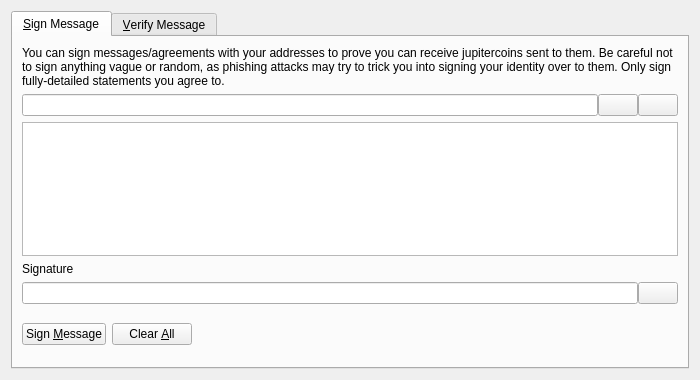
<?xml version="1.0" encoding="UTF-8"?>
<ui version="4.0">
 <class>SignVerifyMessageDialog</class>
 <widget class="QDialog" name="SignVerifyMessageDialog">
  <property name="geometry">
   <rect>
    <x>0</x>
    <y>0</y>
    <width>700</width>
    <height>380</height>
   </rect>
  </property>
  <property name="windowTitle">
   <string>Signatures - Sign / Verify a Message</string>
  </property>
  <property name="modal">
   <bool>true</bool>
  </property>
  <layout class="QVBoxLayout" name="verticalLayout">
   <item>
    <widget class="QTabWidget" name="tabWidget">
     <property name="currentIndex">
      <number>0</number>
     </property>
     <widget class="QWidget" name="tabSignMessage">
      <attribute name="title">
       <string>&amp;Sign Message</string>
      </attribute>
      <layout class="QVBoxLayout" name="verticalLayout_SM">
       <item>
        <widget class="QLabel" name="infoLabel_SM">
         <property name="text">
          <string>You can sign messages/agreements with your addresses to prove you can receive jupitercoins sent to them. Be careful not to sign anything vague or random, as phishing attacks may try to trick you into signing your identity over to them. Only sign fully-detailed statements you agree to.</string>
         </property>
         <property name="textFormat">
          <enum>Qt::PlainText</enum>
         </property>
         <property name="wordWrap">
          <bool>true</bool>
         </property>
        </widget>
       </item>
       <item>
        <layout class="QHBoxLayout" name="horizontalLayout_1_SM">
         <property name="spacing">
          <number>0</number>
         </property>
         <item>
          <widget class="QValidatedLineEdit" name="addressIn_SM">
           <property name="toolTip">
            <string>The Jupitercoin address to sign the message with</string>
           </property>
          </widget>
         </item>
         <item>
          <widget class="QPushButton" name="addressBookButton_SM">
           <property name="toolTip">
            <string>Choose previously used address</string>
           </property>
           <property name="text">
            <string/>
           </property>
           <property name="icon">
            <iconset resource="../bitcoin.qrc">
             <normaloff>:/icons/address-book</normaloff>:/icons/address-book</iconset>
           </property>
           <property name="shortcut">
            <string>Alt+A</string>
           </property>
           <property name="autoDefault">
            <bool>false</bool>
           </property>
          </widget>
         </item>
         <item>
          <widget class="QPushButton" name="pasteButton_SM">
           <property name="toolTip">
            <string>Paste address from clipboard</string>
           </property>
           <property name="text">
            <string/>
           </property>
           <property name="icon">
            <iconset resource="../bitcoin.qrc">
             <normaloff>:/icons/editpaste</normaloff>:/icons/editpaste</iconset>
           </property>
           <property name="shortcut">
            <string>Alt+P</string>
           </property>
           <property name="autoDefault">
            <bool>false</bool>
           </property>
          </widget>
         </item>
        </layout>
       </item>
       <item>
        <widget class="QPlainTextEdit" name="messageIn_SM">
         <property name="toolTip">
          <string>Enter the message you want to sign here</string>
         </property>
        </widget>
       </item>
       <item>
        <widget class="QLabel" name="signatureLabel_SM">
         <property name="text">
          <string>Signature</string>
         </property>
         <property name="textFormat">
          <enum>Qt::PlainText</enum>
         </property>
        </widget>
       </item>
       <item>
        <layout class="QHBoxLayout" name="horizontalLayout_2_SM">
         <property name="spacing">
          <number>0</number>
         </property>
         <item>
          <widget class="QLineEdit" name="signatureOut_SM">
           <property name="font">
            <font>
             <italic>true</italic>
            </font>
           </property>
           <property name="readOnly">
            <bool>true</bool>
           </property>
          </widget>
         </item>
         <item>
          <widget class="QPushButton" name="copySignatureButton_SM">
           <property name="toolTip">
            <string>Copy the current signature to the system clipboard</string>
           </property>
           <property name="text">
            <string/>
           </property>
           <property name="icon">
            <iconset resource="../bitcoin.qrc">
             <normaloff>:/icons/editcopy</normaloff>:/icons/editcopy</iconset>
           </property>
           <property name="autoDefault">
            <bool>false</bool>
           </property>
          </widget>
         </item>
        </layout>
       </item>
       <item>
        <layout class="QHBoxLayout" name="horizontalLayout_3_SM">
         <item>
          <widget class="QPushButton" name="signMessageButton_SM">
           <property name="toolTip">
            <string>Sign the message to prove you own this Jupitercoin address</string>
           </property>
           <property name="text">
            <string>Sign &amp;Message</string>
           </property>
           <property name="icon">
            <iconset resource="../bitcoin.qrc">
             <normaloff>:/icons/edit</normaloff>:/icons/edit</iconset>
           </property>
           <property name="autoDefault">
            <bool>false</bool>
           </property>
          </widget>
         </item>
         <item>
          <widget class="QPushButton" name="clearButton_SM">
           <property name="toolTip">
            <string>Reset all sign message fields</string>
           </property>
           <property name="text">
            <string>Clear &amp;All</string>
           </property>
           <property name="icon">
            <iconset resource="../bitcoin.qrc">
             <normaloff>:/icons/remove</normaloff>:/icons/remove</iconset>
           </property>
           <property name="autoDefault">
            <bool>false</bool>
           </property>
          </widget>
         </item>
         <item>
          <spacer name="horizontalSpacer_1_SM">
           <property name="orientation">
            <enum>Qt::Horizontal</enum>
           </property>
           <property name="sizeHint" stdset="0">
            <size>
             <width>40</width>
             <height>48</height>
            </size>
           </property>
          </spacer>
         </item>
         <item>
          <widget class="QLabel" name="statusLabel_SM">
           <property name="font">
            <font>
             <weight>75</weight>
             <bold>true</bold>
            </font>
           </property>
           <property name="text">
            <string/>
           </property>
           <property name="wordWrap">
            <bool>true</bool>
           </property>
          </widget>
         </item>
         <item>
          <spacer name="horizontalSpacer_2_SM">
           <property name="orientation">
            <enum>Qt::Horizontal</enum>
           </property>
           <property name="sizeHint" stdset="0">
            <size>
             <width>40</width>
             <height>48</height>
            </size>
           </property>
          </spacer>
         </item>
        </layout>
       </item>
      </layout>
     </widget>
     <widget class="QWidget" name="tabVerifyMessage">
      <attribute name="title">
       <string>&amp;Verify Message</string>
      </attribute>
      <layout class="QVBoxLayout" name="verticalLayout_VM">
       <item>
        <widget class="QLabel" name="infoLabel_VM">
         <property name="text">
          <string>Enter the receiver's address, message (ensure you copy line breaks, spaces, tabs, etc. exactly) and signature below to verify the message. Be careful not to read more into the signature than what is in the signed message itself, to avoid being tricked by a man-in-the-middle attack. Note that this only proves the signing party receives with the address, it cannot prove sendership of any transaction!</string>
         </property>
         <property name="textFormat">
          <enum>Qt::PlainText</enum>
         </property>
         <property name="alignment">
          <set>Qt::AlignLeading|Qt::AlignLeft|Qt::AlignTop</set>
         </property>
         <property name="wordWrap">
          <bool>true</bool>
         </property>
        </widget>
       </item>
       <item>
        <layout class="QHBoxLayout" name="horizontalLayout_1_VM">
         <property name="spacing">
          <number>0</number>
         </property>
         <item>
          <widget class="QValidatedLineEdit" name="addressIn_VM">
           <property name="toolTip">
            <string>The Jupitercoin address the message was signed with</string>
           </property>
          </widget>
         </item>
         <item>
          <widget class="QPushButton" name="addressBookButton_VM">
           <property name="toolTip">
            <string>Choose previously used address</string>
           </property>
           <property name="text">
            <string/>
           </property>
           <property name="icon">
            <iconset resource="../bitcoin.qrc">
             <normaloff>:/icons/address-book</normaloff>:/icons/address-book</iconset>
           </property>
           <property name="shortcut">
            <string>Alt+A</string>
           </property>
           <property name="autoDefault">
            <bool>false</bool>
           </property>
          </widget>
         </item>
        </layout>
       </item>
       <item>
        <widget class="QPlainTextEdit" name="messageIn_VM"/>
       </item>
       <item>
        <widget class="QValidatedLineEdit" name="signatureIn_VM"/>
       </item>
       <item>
        <layout class="QHBoxLayout" name="horizontalLayout_2_VM">
         <item>
          <widget class="QPushButton" name="verifyMessageButton_VM">
           <property name="toolTip">
            <string>Verify the message to ensure it was signed with the specified Jupitercoin address</string>
           </property>
           <property name="text">
            <string>Verify &amp;Message</string>
           </property>
           <property name="icon">
            <iconset resource="../bitcoin.qrc">
             <normaloff>:/icons/transaction_0</normaloff>:/icons/transaction_0</iconset>
           </property>
           <property name="autoDefault">
            <bool>false</bool>
           </property>
          </widget>
         </item>
         <item>
          <widget class="QPushButton" name="clearButton_VM">
           <property name="toolTip">
            <string>Reset all verify message fields</string>
           </property>
           <property name="text">
            <string>Clear &amp;All</string>
           </property>
           <property name="icon">
            <iconset resource="../bitcoin.qrc">
             <normaloff>:/icons/remove</normaloff>:/icons/remove</iconset>
           </property>
           <property name="autoDefault">
            <bool>false</bool>
           </property>
          </widget>
         </item>
         <item>
          <spacer name="horizontalSpacer_1_VM">
           <property name="orientation">
            <enum>Qt::Horizontal</enum>
           </property>
           <property name="sizeHint" stdset="0">
            <size>
             <width>40</width>
             <height>48</height>
            </size>
           </property>
          </spacer>
         </item>
         <item>
          <widget class="QLabel" name="statusLabel_VM">
           <property name="font">
            <font>
             <weight>75</weight>
             <bold>true</bold>
            </font>
           </property>
           <property name="text">
            <string/>
           </property>
           <property name="wordWrap">
            <bool>true</bool>
           </property>
          </widget>
         </item>
         <item>
          <spacer name="horizontalSpacer_2_VM">
           <property name="orientation">
            <enum>Qt::Horizontal</enum>
           </property>
           <property name="sizeHint" stdset="0">
            <size>
             <width>40</width>
             <height>48</height>
            </size>
           </property>
          </spacer>
         </item>
        </layout>
       </item>
      </layout>
     </widget>
    </widget>
   </item>
  </layout>
 </widget>
 <customwidgets>
  <customwidget>
   <class>QValidatedLineEdit</class>
   <extends>QLineEdit</extends>
   <header>qvalidatedlineedit.h</header>
  </customwidget>
 </customwidgets>
 <resources>
  <include location="../bitcoin.qrc"/>
 </resources>
 <connections/>
</ui>
